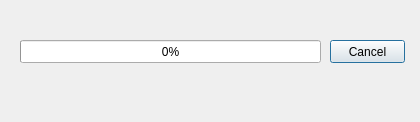
<?xml version="1.0" encoding="UTF-8"?>
<ui version="4.0">
 <class>cProgressDialog</class>
 <widget class="QDialog" name="cProgressDialog">
  <property name="geometry">
   <rect>
    <x>0</x>
    <y>0</y>
    <width>420</width>
    <height>122</height>
   </rect>
  </property>
  <property name="minimumSize">
   <size>
    <width>420</width>
    <height>122</height>
   </size>
  </property>
  <property name="maximumSize">
   <size>
    <width>420</width>
    <height>122</height>
   </size>
  </property>
  <property name="windowTitle">
   <string>Progress...</string>
  </property>
  <widget class="QProgressBar" name="progressBar">
   <property name="geometry">
    <rect>
     <x>20</x>
     <y>40</y>
     <width>301</width>
     <height>23</height>
    </rect>
   </property>
   <property name="value">
    <number>0</number>
   </property>
   <property name="orientation">
    <enum>Qt::Horizontal</enum>
   </property>
   <property name="textDirection">
    <enum>QProgressBar::TopToBottom</enum>
   </property>
  </widget>
  <widget class="QPushButton" name="pushButton">
   <property name="geometry">
    <rect>
     <x>330</x>
     <y>40</y>
     <width>75</width>
     <height>23</height>
    </rect>
   </property>
   <property name="text">
    <string>Cancel</string>
   </property>
  </widget>
 </widget>
 <resources/>
 <connections/>
</ui>
